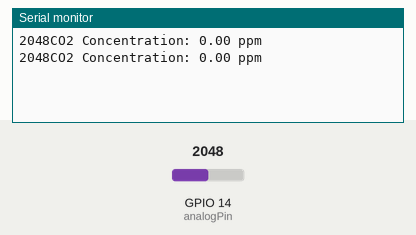
A sketch run on a simulated ESP32. On the bench: the last lines printed to the serial monitor. The inputs (shaded band) are chosen by the test bench; at power-on: GPIO 14 (analogPin) = 2048.

Above: at 5.8 s.
5.9 s: GPIO 14 (analogPin) set to 0
At 11.1 s:
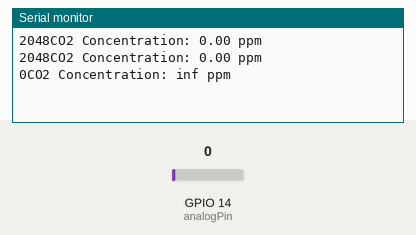
16.5 s: GPIO 14 (analogPin) set to 491
At 21.2 s:
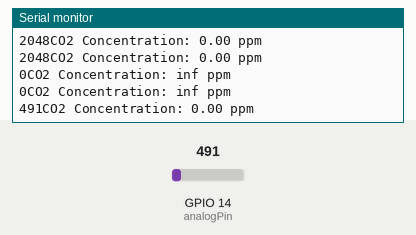

The sketch:

esp_mq135.ino
```cpp
#include <Arduino.h>

const int analogPin = 14;  // Analog pin connected to MQ135 sensor
const float VCC = 3.3;     // Supply voltage for MQ135 sensor
const float R0 = 10000.0;  // Sensor resistance at clean air (in ohms)

void setup() {
  Serial.begin(115200);
}

void loop() {
  // Read analog voltage from MQ135 sensor
  int sensorValue = analogRead(analogPin);
  Serial.print(sensorValue);
  // Calculate the resistance of the sensor
  float sensorResistance = (VCC * 4095.0) / sensorValue - 1;

  // Calculate the CO2 concentration in ppm using a simple linear equation
  float ppm = sensorResistance / R0;

  // Print the CO2 concentration to the serial monitor
  Serial.print("CO2 Concentration: ");
  Serial.print(ppm);
  Serial.println(" ppm");

  delay(5000); // Wait for 5 seconds before the next reading
}
```

Measured:
- after the input at 5.9 s, the serial monitor: prints a new line after 4.1 s (image 1)
- after the input at 16.5 s, the serial monitor: prints a new line after 3.5 s (image 2)
